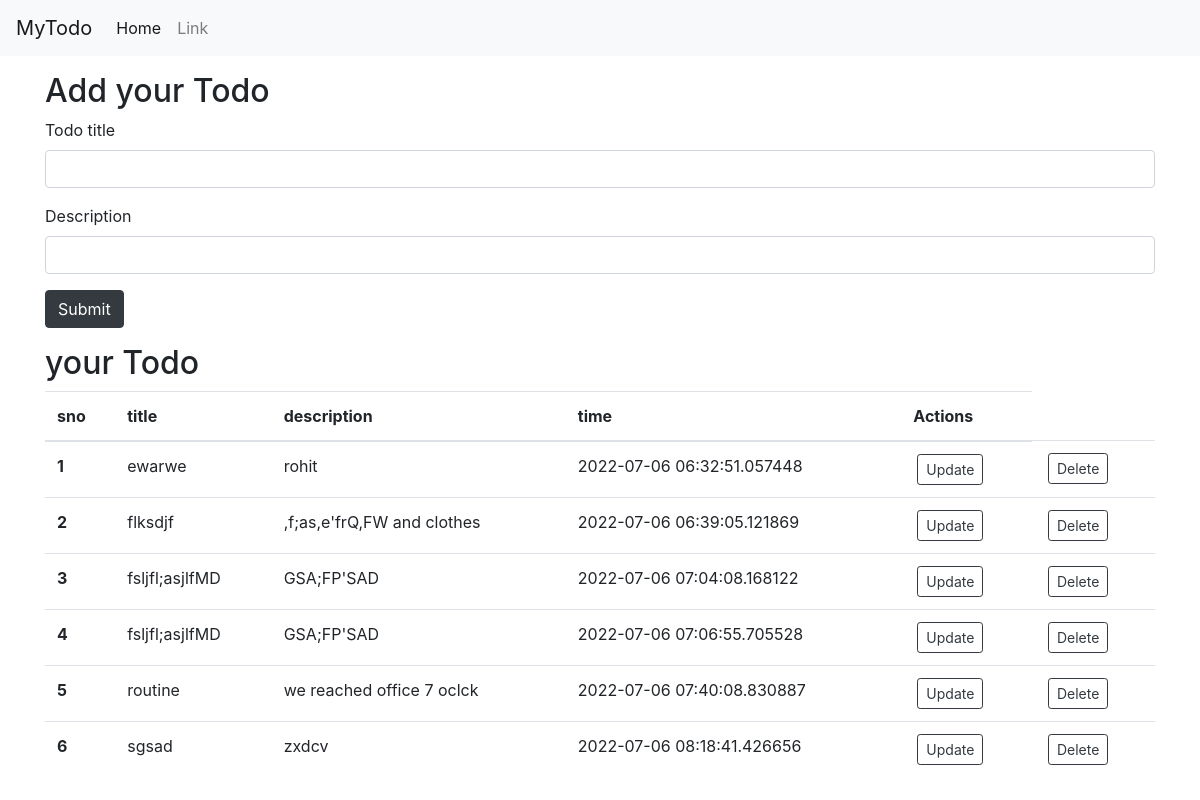
The page / on the database its author committed.
### app.py (models this page shows, shortened)
class Todo(db.Model):
    sno = db.Column(db.Integer, primary_key=True)
    title = db.Column(db.String(200), nullable=False)
    desc = db.Column(db.String(500), nullable=False)
    date_created = db.Column(db.DateTime, default=datetime.utcnow)
    date_updated = db.Column(db.DateTime, default=datetime.utcnow)

### app.py (the view, shortened to what this page needs)
@app.route('/',methods=['GET','POST'])
def hello_world():
    alltodo = Todo.query.all()
    return render_template('index.html',alltodo=alltodo)

### templates/index.html (shortened to what this page needs)
    {% extends 'base.html' %}
    {% block body %}
    <div class="container my-3 ">
        <h2> Add your Todo </h2>
        <form action='/' method="POST">
        <form>
            <div class="form-group">
                <label for="title">Todo title</label>
                <input type="text" class="form-control" name="title" id="title" aria-describedby="emailHelp">
            </div>
            <div class="form-group">
                <label for="desc">Description</label>
                <input type="text" class="form-control" name="desc" id="desc">
            </div>
            <button type="submit" class="btn btn-dark">Submit</button>
            </form>
    </div>
    <div class="container my-3">
        <h2>your Todo </h2>
        <table class="table">
            <thead>
                <tr>
                    <th scope="col">sno</th>
                    <th scope="col">title</th>
                    <th scope="col">description</th>
                    <th scope="col">time</th>
                    <th scope="col">Actions</th>
                </tr>
            </thead>
            <tbody>
                {% for todo in alltodo %}
                <tr>
                    <th scope="row">{{loop.index}}</th>
                    <td>{{todo.title}}</td>
                    <td>{{todo.desc}}</td>
                    <td>{{todo.date_created}}</td>
                    <td><a href="/update/{{todo.sno}}" type="button" class="btn btn-outline-dark btn-sm mx-1">Update</button></td>
                    <td><a href="/delete/{{todo.sno}}" type="button" class="btn btn-outline-dark btn-sm mx-1">Delete</button></td>
                </tr>
                {% endfor %}
            </tbody>
        </table>
    </div>
</body>
{% endblock body %}

### templates/base.html (shortened to what this page needs)
<!doctype html>
<html lang="en">
<head>
    <link rel="stylesheet" href="https://cdn.jsdelivr.net/npm/bootstrap@4.3.1/dist/css/bootstrap.min.css">
</head>
<body>
    <nav class="navbar navbar-expand-lg navbar-light bg-light">
    <a class="navbar-brand" href="/">MyTodo</a>
    <div class="collapse navbar-collapse" id="navbarSupportedContent">
        <ul class="navbar-nav mr-auto">
            <li class="nav-item active">
                <a class="nav-link" href="#">Home <span class="sr-only">(current)</span></a>
            </li>
            <li class="nav-item">
                <a class="nav-link" href="#">Link</a>
            </li>
    </nav>
    {% block body %}
    {% endblock body %}
</body>
</html>

### rows shown on the page
Todo: title "ewarwe", desc "rohit", date_created "2022-07-06 06:32:51.057448"
Todo: title "flksdjf", desc ",f;as,e'frQ,FW and clothes", date_created "2022-07-06 06:39:05.121869"
Todo: title "fsljfl;asjlfMD", desc "GSA;FP'SAD", date_created "2022-07-06 07:04:08.168122"
Todo: title "fsljfl;asjlfMD", desc "GSA;FP'SAD", date_created "2022-07-06 07:06:55.705528"
Todo: title "routine", desc "we reached office 7 oclck", date_created "2022-07-06 07:40:08.830887"
Todo: title "sgsad", desc "zxdcv", date_created "2022-07-06 08:18:41.426656"
